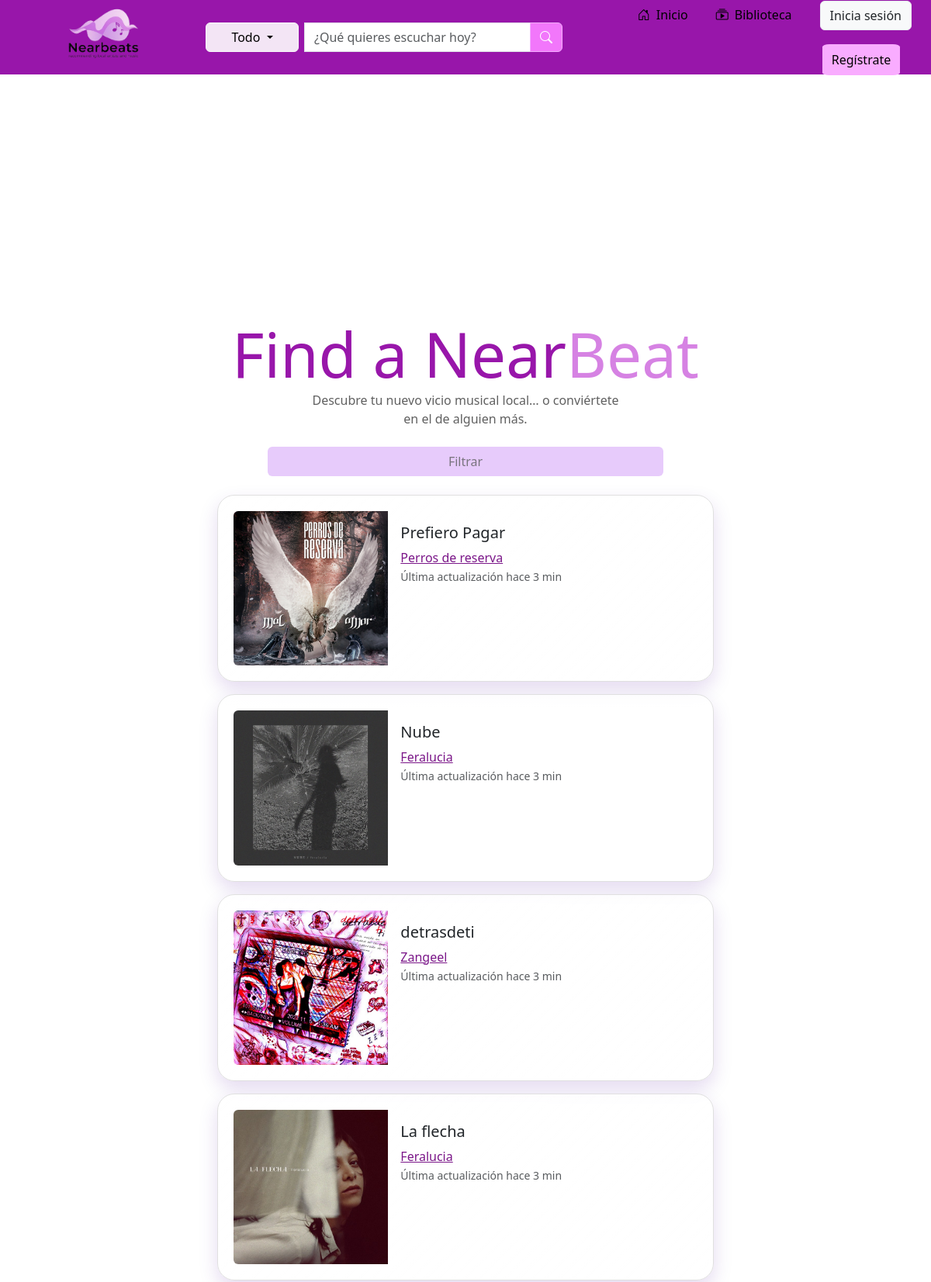
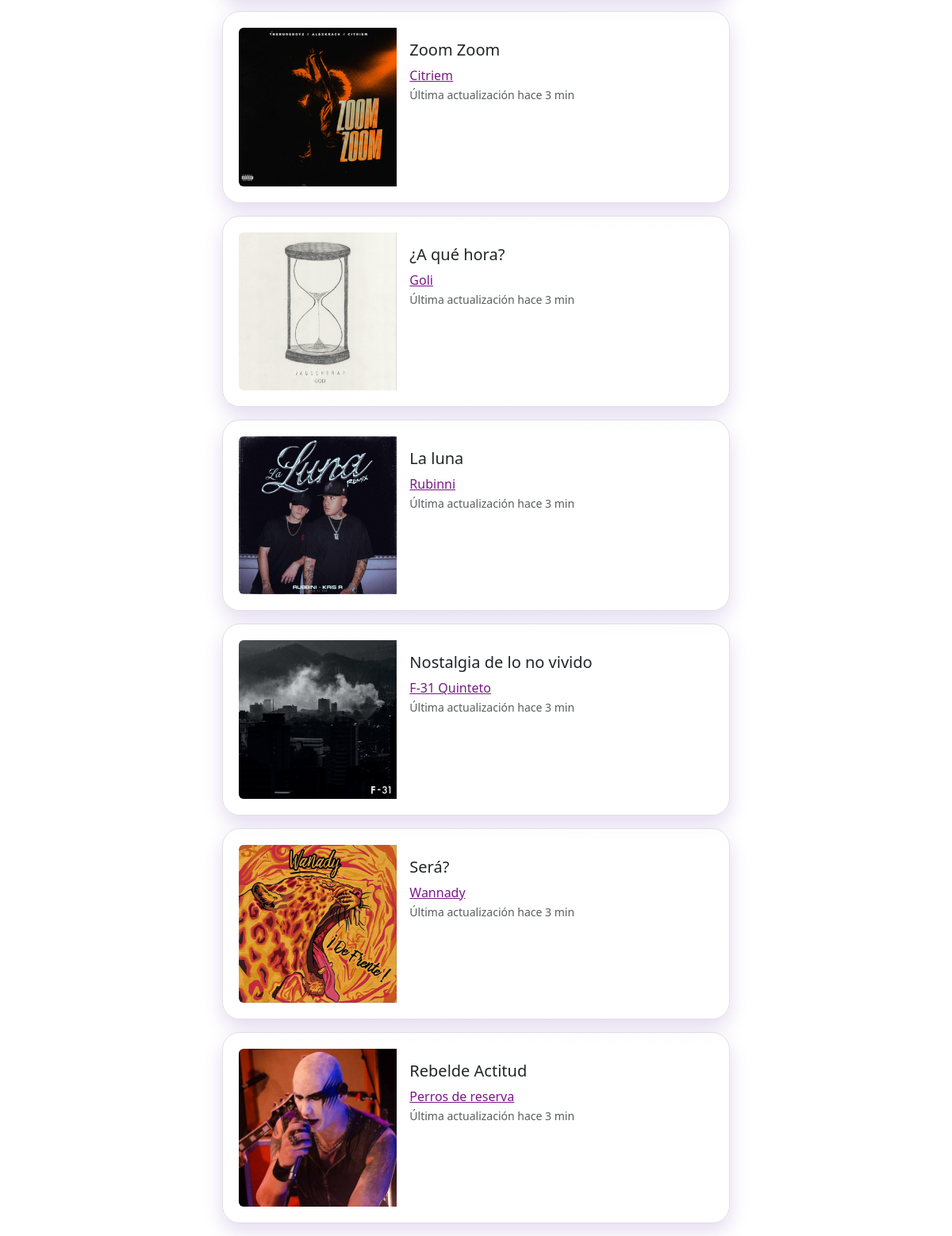
The app's page /filtrar/ with its own data (2 pictures, top to bottom).
### library/models.py (models this page shows, shortened)
class Song(models.Model):
    title = models.CharField(max_length=300)
    artist_name = models.CharField(max_length=100)
    genre = models.CharField(max_length=50)
    lyrics = models.TextField(blank=True)
    audio_file = models.FileField(upload_to="songs/audio/")
    cover_image = models.ImageField(
        upload_to="songs/covers/",
        blank=True,
        null=True
    )
    mood = models.CharField(
    max_length=50,
    choices= [
    ("feliz", "Feliz"),
    ("triste", "Triste"),
    ("romantico", "Romántico"),
    ("melancolico", "Melancólico"),
    ("nostalgico", "Nostálgico"),
    ("solitario", "Solitario"),
    ("ruptura", "Ruptura"),
    ],
    blank=True
)
    created_at = models.DateTimeField(auto_now_add=True)
    copyright = models.CharField(max_length=255, blank=True, null=True)

### main/views.py (the view)
# urls.py: path('filtrar/', mainViews.display_random_song, name='display_random_song'),
def display_random_song(request):
    emotion = request.GET.get("emotion")
    created_at = request.GET.get("created_at")
    genre = request.GET.get("genre")
    random_el = request.GET.get("random")
    usando_filtro = any([emotion, created_at, genre, random_el])
    songs = Song.objects.all()
    if(random_el):
        ids= list(Song.objects.values_list('id',flat=True))
        if len(ids) >= 2:
            random_ids =random.sample(ids,2)
            songs = Song.objects.filter(id__in=random_ids)
    else:
        if emotion:
            songs= songs.filter(mood__iexact=emotion)
        if created_at:
            try:
                year = int(created_at.strip())
                songs = songs.filter(created_at__year=year)
            except Exception:
                pass
        if genre:
            songs = songs.filter(genre__iexact=genre)
    return render(request, 'main/home.html', {'songs': songs, 'usando_filtro': usando_filtro})

### main/views.py (called while the page is built)
def suggested_songs_context(request):
    try:
        ids = list(Song.objects.values_list('id', flat=True))
        if not ids:
            return {'suggested_songs': []}
        sample_ids = random.sample(ids, min(3, len(ids)))
        qs = Song.objects.filter(id__in=sample_ids)
        result = []
        for s in qs:
            result.append({
                'id': s.id,
                'title': s.title,
                'artist': s.artist_name,
                'cover': s.cover_image.url if s.cover_image else None,
            })
        return {'suggested_songs': result}
    except Exception:
        return {'suggested_songs': []}

### main/templates/main/home.html (shortened to what this page needs)
{% extends 'main/base.html'%}
{% load static %}
{% block content %}
<div class="main-block">
  <div class="main-text">
    <div class="main-titles">
      <h1 class="parte1">Find a Near</h1>
      <h1 class="parte2">Beat</h1>
    </div>
  </div>
  <div id="slogan" class="d-flex flex-column align-items-center">
    <span>Descubre tu nuevo vicio musical local… o conviértete</span>
    <span>en el de alguien más.</span>
  </div>
  <div class="canva-boton-filter">
    <div class="d-grid gap-2 col-6 mx-auto">
      <button class="btn btnm" type="button" data-bs-toggle="offcanvas"
      data-bs-target="#offcanvasExample" aria-controls="offcanvasExample">
        Filtrar
      </button>
    </div>
  </div>
  <div class="songs-block">
    {% for song in songs %}
    <div class="card mb-3 cardm">
      <div class="row g-0 rowm">
        <div class="col-md-4 col4m">
          <img src="{{ song.cover_image.url }}" class="img-fluid rounded-start img-fluidm" alt="{{ song.title }}">
        </div>
        <div class="col-md-8 col8m">
          <div class="card-body card-bodym">
            <h5 class="card-title card-titlem">{{ song.title }}</h5>
            <a class="card-text card-textm" href="{% url 'get_artist_dashboard' song.artist_name %}">{{ song.artist_name }}</a>
            <p class="card-text card-textm"><small class="text-body-secondary">Última actualización hace 3 min</small></p>
          </div>
        </div>
      </div>
    </div>
    {% endfor %}
  </div>
</div>
{% endblock %}

### main/static/main/css/estilo.css (style rules this page uses)
.main-text { height: 45vh; display: flex; flex-direction: column; justify-content: flex-end; align-items: center; }
.main-titles { display: flex; }
.main-titles h1 { font-size: 10vh; margin: 0; }
.parte1 { color: rgb(152, 22, 170); }
.parte2 { color: rgb(214,130,227); }
#slogan span { color: #606060; }
.btnm { background-color: #E7CBFB; margin: 3vh; color: rgb(121,116,126); }
.songs-block { display: flex; flex-direction: column; justify-content: center; align-items: center; }
.cardm { width: 80vh; }
.card-bodym .card-textm { color: #7b1789; }

### artist/static/artist/css/styleArtist.css (style rules this page uses)
.card { border-radius: var(--radius-2xl, 22px); padding: 20px; border: 1px solid var(--glass-border, #e0e0e0); background: linear-gradient(135deg, rgba(255,255,255,.85), rgba(255,255,255,.65)); box-shadow: var(--shadow, 0 10px 25px rgba(72, 0, 153, 0.15)); }

### records on screen
Song: cover_image (picture), title "Prefiero Pagar", artist_name "Perros de reserva"
Song: cover_image (picture), title "Nube", artist_name "Feralucia"
Song: cover_image (picture), title "detrasdeti", artist_name "Zangeel"
Song: cover_image (picture), title "La flecha", artist_name "Feralucia"
Song: cover_image (picture), title "Zoom Zoom", artist_name "Citriem"
Song: cover_image (picture), title "¿A qué hora?", artist_name "Goli"
Song: cover_image (picture), title "La luna", artist_name "Rubinni"
Song: cover_image (picture), title "Nostalgia de lo no vivido", artist_name "F-31 Quinteto"
Song: cover_image (picture), title "Será?", artist_name "Wannady"
Song: cover_image (picture), title "Rebelde Actitud", artist_name "Perros de reserva"
